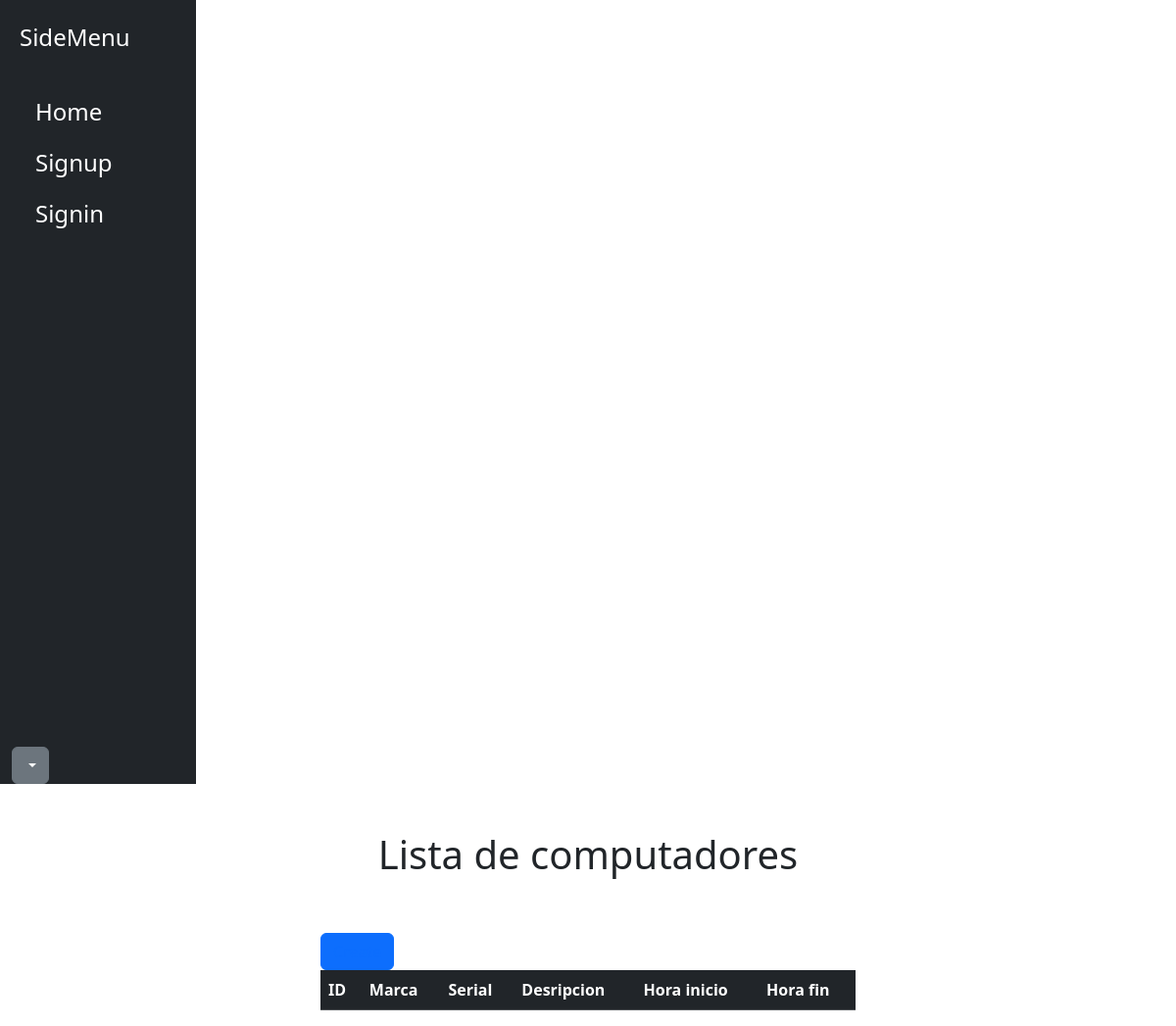
The app's page /cumpu/, older data.
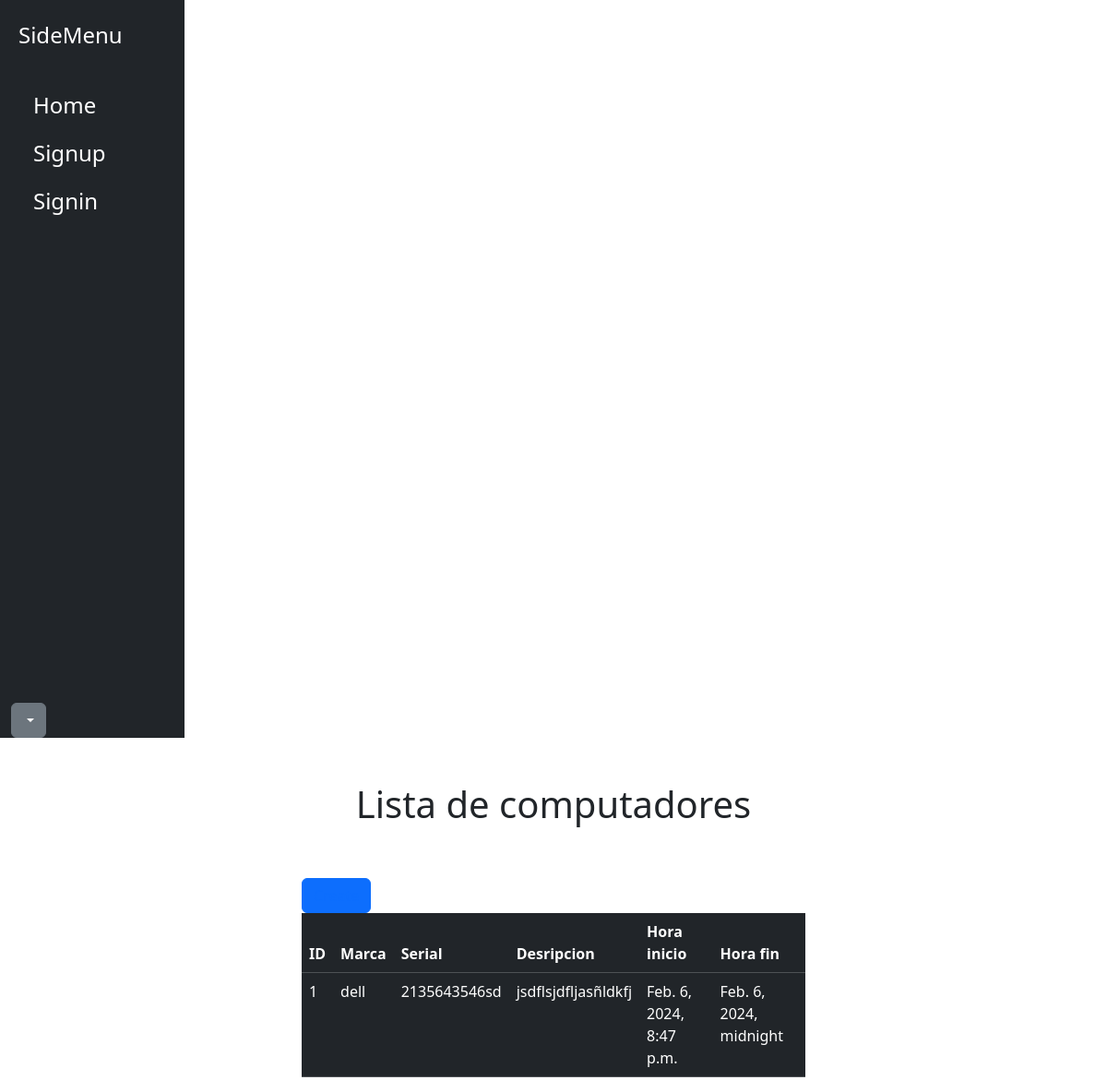
The same page, newer data.
### tasks/models.py (models this page shows)
class Compus(models.Model):
    marca = models.CharField(max_length=50)
    serial= models.CharField(max_length=20)
    descricion=models.TextField(blank=True)
    hora_inicio = models.DateTimeField(null=True, blank=True)
    hora_fin = models.DateTimeField(null=True, blank=True)

### tasks/views.py (the view)
# urls.py: path('cumpu/',views.cumpu,name='cumpu'),
def cumpu(request):
    compus=Compus.objects.all()
    return render(request, 'compus.html',{'compus':compus})

### tasks/templates/compus.html
{% extends 'base.html' %}
{% block content %}
<main class="container">
    <div class="row">
        <div class="col-md-6 offset-md-3">
            <h1 class="text-center displey-3 py-5 "> Lista de computadores </h1>
            <button class="btn btn-primary">
                <a href="{% url 'create_compus' %}">Create</a>
            </button>
            <div
                class="tablw-hover"
            >
                <table
                    class="table table-dark"
                >
                    <thead>
                        <tr>
                            <th >ID</th>
                            <th >Marca</th>
                            <th >Serial</th>
                            <th >Desripcion</th>
                            <th >Hora inicio</th>
                            <th >Hora fin</th>
                        </tr>
                    </thead>
                    <tbody>
                        {% for compu in compus %}
                        <tr class="">
                            <td >{{compu.id}}</td>
                            <td>{{compu.marca}}</td>
                            <td>{{compu.serial}}</td>
                            <td>{{compu.descricion}}</td>
                            <td>{{compu.hora_inicio}}</td>
                            <td>{{compu.hora_fin}}</td>
                        </tr>
                        {% endfor %}
                    </tbody>
                </table>
            </div>
        </div>
    </div>
</main>
{% endblock %}

Row changes from the older to the newer data that the page shows:
added Compus: id "1", marca "dell", serial "2135643546sd", descricion "jsdflsjdfljasñldkfj", hora_inicio "Feb. 6, 2024, 8:47 p.m.", hora_fin "Feb. 6, 2024, midnight"
